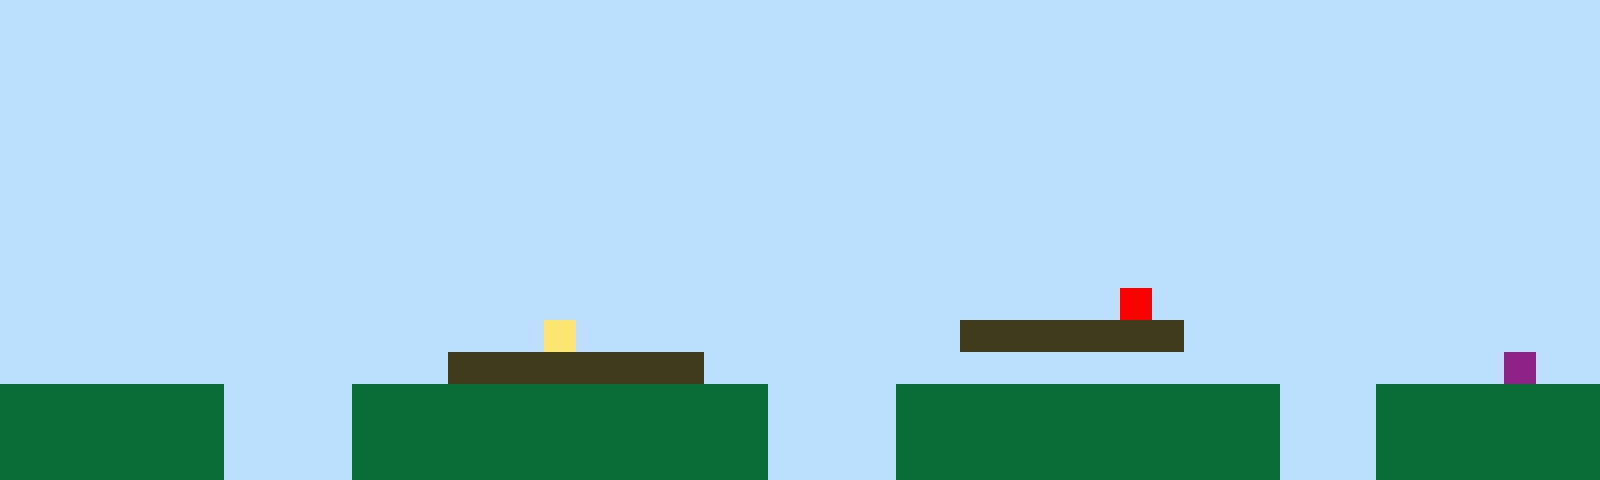

A 2D game scene composited from a Tiled map and its tileset images. What follows is a short description and the map's XML, with every tile layer's data as written:
An orthogonal 50x15 tile map with 32x32 px tiles, 1 tile layer (Tile Layer 1).

<map version="1.10" tiledversion="1.11.2" orientation="orthogonal" renderorder="right-up" width="50" height="15" tilewidth="32" tileheight="32" infinite="0" nextlayerid="2" nextobjectid="1"><editorsettings><export target="map1.csv" format="csv" /></editorsettings><tileset firstgid="1" name="sprites" tilewidth="32" tileheight="32" tilecount="6" columns="3"><image source="sprites.png" width="96" height="64" /></tileset><layer id="1" name="Tile Layer 1" width="50" height="15"><data encoding="csv">1,1,1,1,1,1,1,1,1,1,1,1,1,1,1,1,1,1,1,1,1,1,1,1,1,1,1,1,1,1,1,1,1,1,1,1,1,1,1,1,1,1,1,1,1,1,1,1,1,1,1,1,1,1,1,1,1,1,1,1,1,1,1,1,1,1,1,1,1,1,1,1,1,1,1,1,1,1,1,1,1,1,1,1,1,1,1,1,1,1,1,1,1,1,1,1,1,1,1,1,1,1,1,1,1,1,1,1,1,1,1,1,1,1,1,1,1,1,1,1,1,1,1,1,1,1,1,1,1,1,1,1,1,1,1,1,1,1,1,1,1,1,1,1,1,1,1,1,1,1,1,1,1,1,1,1,1,1,1,1,1,1,1,1,1,1,1,1,1,1,1,1,1,1,1,1,1,1,1,1,1,1,1,1,1,1,1,1,1,1,1,1,1,1,1,1,1,1,1,1,1,1,1,1,1,1,1,1,1,1,1,1,1,1,1,1,1,1,1,1,1,1,1,1,1,1,1,1,1,1,1,1,1,1,1,1,1,1,1,1,1,1,1,1,1,1,1,1,1,1,1,1,1,1,1,1,1,1,1,1,1,1,1,1,1,1,1,1,1,1,1,1,1,1,1,1,1,1,1,1,1,1,1,1,1,1,1,1,1,1,1,1,1,1,1,1,1,1,1,1,1,1,1,1,1,1,1,1,1,1,1,1,1,1,1,1,1,1,1,1,1,1,1,1,1,1,1,1,1,1,1,1,1,1,1,1,1,1,1,1,1,1,1,1,1,1,1,1,1,1,1,1,1,1,1,1,1,1,1,1,1,1,1,1,1,1,1,1,1,1,1,1,1,1,1,1,1,1,1,1,1,1,1,1,1,1,1,1,1,1,1,1,1,1,1,1,1,1,1,1,1,1,1,1,1,1,1,1,1,1,1,1,1,1,1,1,1,1,1,1,1,1,1,1,1,1,1,1,1,1,1,1,1,1,1,1,1,1,1,1,1,1,1,1,1,1,1,1,1,1,1,1,1,1,1,1,1,1,1,1,1,1,1,1,1,1,1,1,1,1,1,1,1,1,1,1,1,1,1,1,1,1,1,1,1,5,1,1,1,1,1,1,1,1,1,1,1,1,1,1,1,1,1,1,1,1,1,1,1,1,1,1,1,1,1,1,1,4,1,1,1,1,1,1,1,1,1,1,1,1,3,3,3,3,3,3,3,1,1,1,1,1,1,1,1,1,1,1,1,1,1,1,1,1,1,1,1,1,1,1,1,1,1,1,3,3,3,3,3,3,3,3,1,1,1,1,1,1,1,1,1,1,1,1,1,1,1,1,1,1,1,1,1,1,1,1,1,6,1,1,2,2,2,2,2,2,2,1,1,1,1,2,2,2,2,2,2,2,2,2,2,2,2,2,1,1,1,1,2,2,2,2,2,2,2,2,2,2,2,2,1,1,1,2,2,2,2,2,2,2,2,2,2,2,2,2,2,1,1,1,1,2,2,2,2,2,2,2,2,2,2,2,2,2,1,1,1,1,2,2,2,2,2,2,2,2,2,2,2,2,1,1,1,2,2,2,2,2,2,2,2,2,2,2,2,2,2,1,1,1,1,2,2,2,2,2,2,2,2,2,2,2,2,2,1,1,1,1,2,2,2,2,2,2,2,2,2,2,2,2,1,1,1,2,2,2,2,2,2,2</data></layer></map>
